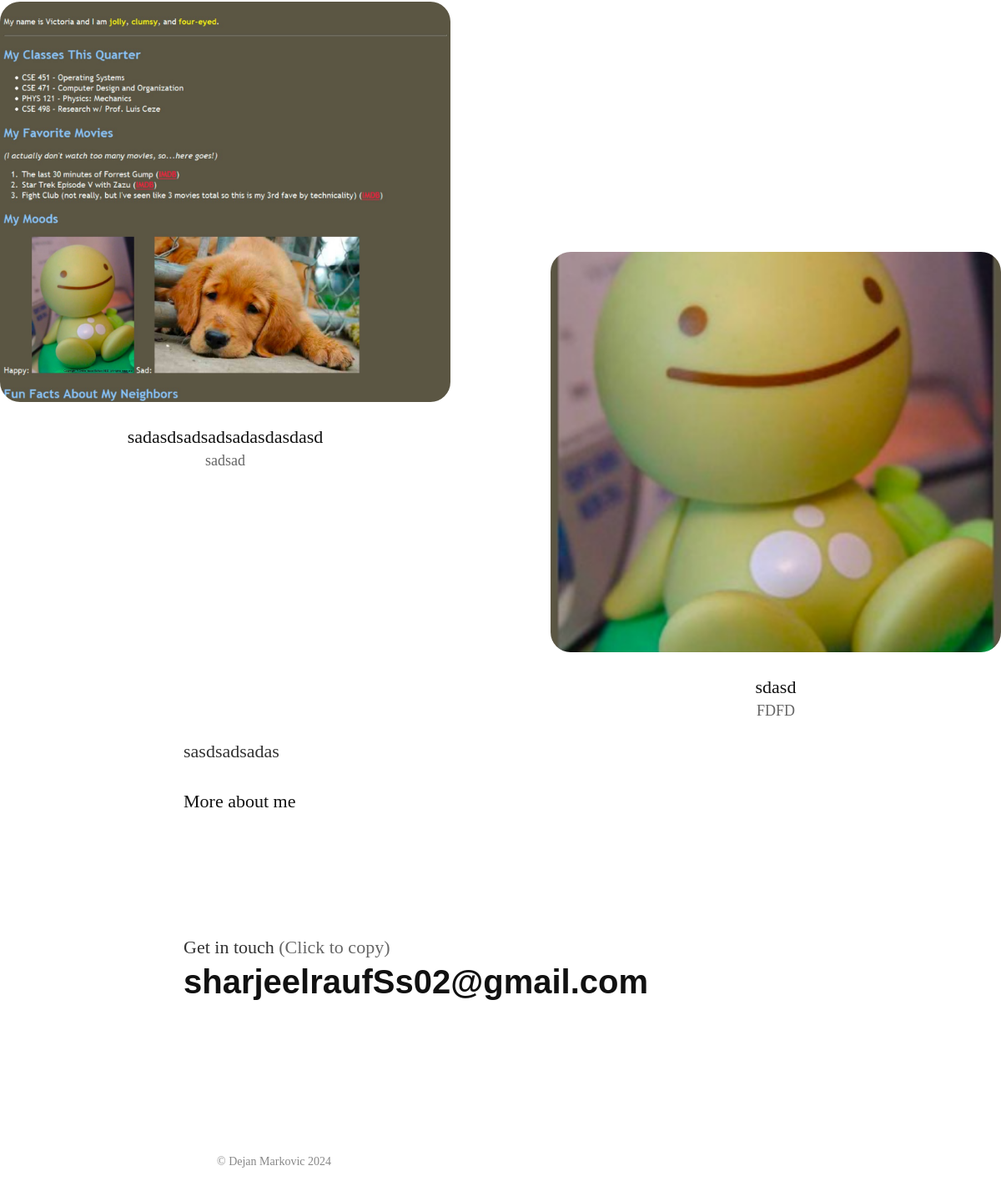
/ (lower part), run on an earlier commit of the app's database.
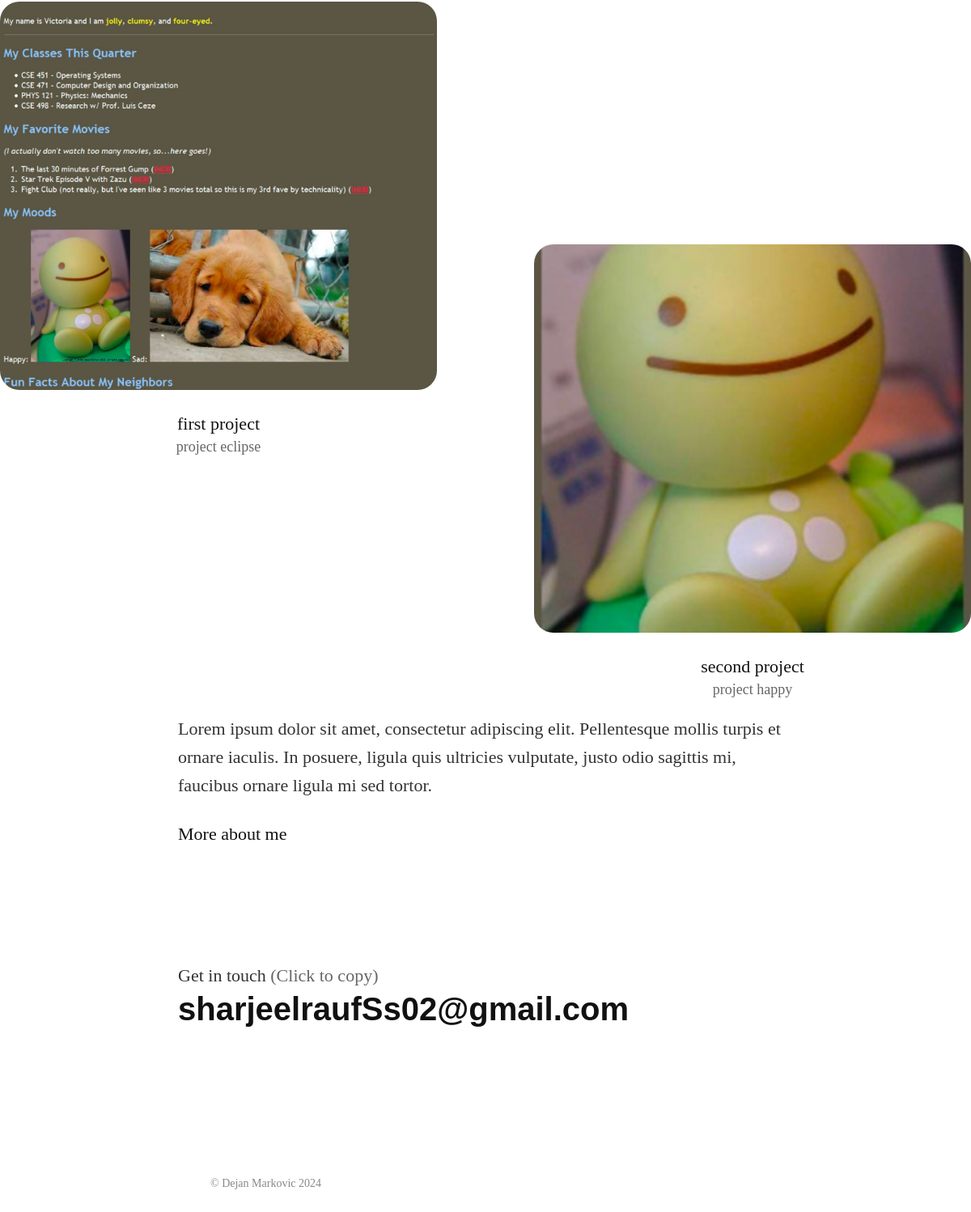
And on a later commit of the database.
### portfolio_app/models.py (models this page shows, shortened)
class ProjectModel(models.Model):
    image = models.ImageField(upload_to='portfolio_app/media/')
    title = models.CharField(max_length=255)
    short_name = models.CharField(max_length=50)
    slug = models.SlugField(max_length=255, unique=True, blank=True)
    created_at = models.DateTimeField(auto_now_add=True)

class UserProfile(models.Model):
    description = models.TextField()
    email = models.EmailField()
    linkedin_url = models.URLField(max_length=200, blank=True, null=True)  # LinkedIn URL field

### portfolio_app/views.py (the view)
# urls.py: path('', views.portfolio_page_view, name='portfolio_page'),
def portfolio_page_view(request):
    context = {}
    context['page_title'] = 'Portfolio Page'
    projects = ProjectModel.objects.all().order_by('-created_at')
    user_profile = UserProfile.objects.first()
    summary = Summary.objects.first()
    context['summary'] = summary
    context['summary'] = summary
    context['user_profile'] = user_profile
    context['user_email'] = user_profile.email
    context['user_description'] = user_profile.description
    context['projects'] = projects
    return render(request, 'portfolio_app/portfolio_page.html', context)

### portfolio_app/templates/portfolio_app/portfolio_page.html (shortened to what this page needs)
{% extends 'base.html' %}
{% load static %}
{% block content %}
<div class="grid slide delay02">
	{% if projects %}
	{% for project in projects %}
	<div class="work-item">
	<a href="{% url 'project_detail' project.id %}">
		<div class="work-item-image">
			<img src="{{ project.image.url }}" alt="{{ project.title }}" loading="lazy">
		</div>
	</a>
		<div class="work-item-info" style = "margin-bottom: 100px;">
			<div class="work-item-company">{{ project.title }}</div>
			<div class="work-item-description">{{ project.short_name }}</div>
		</div>
	</div>
	{% endfor %}
	{% else %}
<div class="about-me slide delay03">
	<div class="description">
		<p>No projects yet. Please <a href="{% url 'create_project' %}" style = "padding-top: 0px; display: inline-block;">create</a> a project.</p>
	</div>
</div>
{% endif %}
</div>
{% if user_profile %}
    <div class="about-me slide delay03">
        <div class="description">
            <p>{{ user_description }}</p>
			<a href="{% url 'about_page' %}">More about me</a>
        </div>
        <div class="contact">
            <p>Get in touch <span>(Click to copy)</span></p>
            <div class="email" id="copyemail" data-clipboard-text="{{ user_email }}">{{ user_email }}</div>
        </div>
    </div>
{% else %}
    <div class="about-me slide delay03">
        <div class="description">
			{% if user.is_authenticated %}  <p>No user profile data available. Please <a style = "padding-top: 0px; display: inline-block;" href="{% url 'add_user_profile' %}">add</a> your profile </p>{% endif %}
        </div>
    </div>
{% endif %}
{% endblock %}

What changed in the data, as far as the page shows it:
changed ProjectModel: title "sadasdsadsadsadasdasdasd" → "first project"; short_name "sadsad" → "project eclipse"
changed ProjectModel: title "sdasd" → "second project"; short_name "FDFD" → "project happy"
changed UserProfile "sharjeelraufSs02@gmail.com": description "sasdsadsadas" → "Lorem ipsum dolor sit amet, consectetur adipiscing elit. Pellentesque mollis turpis et ornare iaculis. In posuere, ligula quis ultricies vulputate, justo odio sagittis mi, faucibus ornare ligula mi sed tortor."
